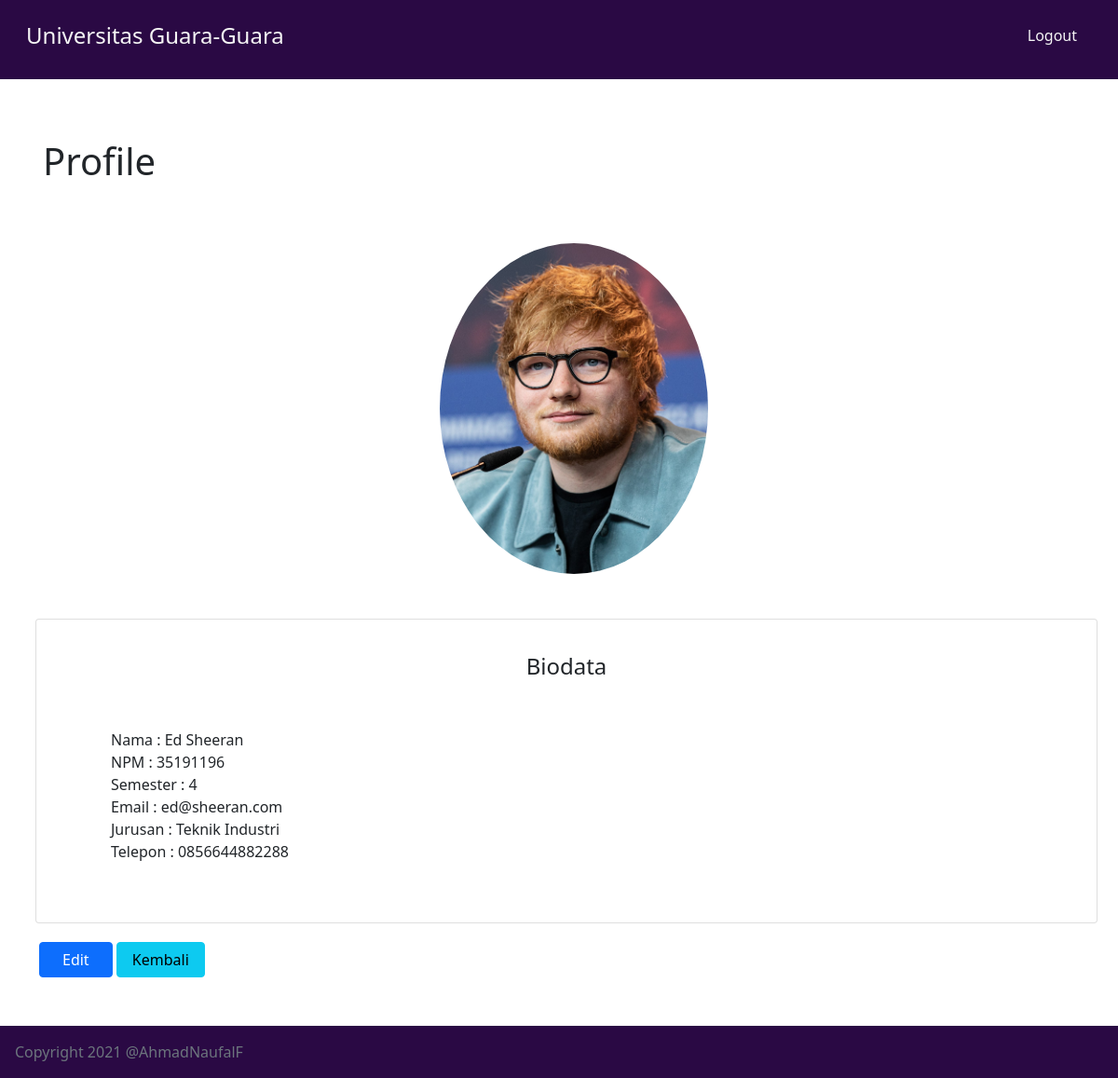
Page /profile.php?id=6 (signed in) on the committed database.
### tables this page shows
CREATE TABLE `mahasiswa` (
  `id` int(11) NOT NULL,
  `nama` varchar(200) NOT NULL,
  `npm` char(8) NOT NULL,
  `semester` char(2) NOT NULL,
  `email` varchar(100) NOT NULL,
  `jurusan` varchar(100) NOT NULL,
  `telepon` char(13) NOT NULL,
  `gambar` varchar(100) NOT NULL
);

### functions.php (called while the page is built, shortened)
<?php
$conn = mysqli_connect("localhost", "root", "", "guara_db");
function query($query)
{
    global $conn;
    $result = mysqli_query($conn, $query);
    $rows = [];
    while ($row = mysqli_fetch_assoc($result)) {
        $rows[] = $row;
    }
    return $rows;
}

### profile.php (the view, shortened to what this page needs)
<?php
require 'functions.php';
$id = $_GET['id'];
$mhs = query("SELECT * FROM mahasiswa WHERE id = $id")[0];
?>
<!DOCTYPE html>
<html lang="en">
<head>
    <link href="https://cdn.jsdelivr.net/npm/bootstrap@5.1.0/dist/css/bootstrap.min.css" rel="stylesheet">
</head>
<body>
    <nav class="navbar sticky-top navbar-light" style="background-color: #2A0944;">
        <div class="container-fluid">
            <a class="navbar-brand p-3 d-inline-flex" href="#">
                <h4 style="color: whitesmoke;">Universitas Guara-Guara</h4>
            </a>
            <a class="navbar-brand p-3 d-inline-flex" href="logout.php">
                <h6 style="color: whitesmoke;">Logout</h6>
            </a>
        </div>
    </nav>
    <section>
        <div class="container">
            <div class="row my-5">
                <div class="d-flex justify-content-start m-2 p-2">
                    <h1 class="mb-2">Profile</h1>
                </div>
                <div class="col-md-12 m-3 p-4">
                    <img src="img/<?= $mhs['gambar']; ?>" class="card-img-top" alt="Profile-image" style="width: 18rem; border-radius: 50%; display:block; margin-left:auto; margin-right:auto;">
                </div>
                <div class="card d-inline-flex col-md-12 m-2 p-4">
                    <div class="m-1 p-2">
                        <h4 class="text-center pb-2">Biodata</h4>
                    </div>
                    <div class="card-body m-3 p-2">
                        <ul style="list-style-type:none;">
                            <li>Nama : <?= $mhs['nama']; ?></li>
                            <li>NPM : <?= $mhs['npm']; ?></li>
                            <li>Semester : <?= $mhs['semester']; ?></li>
                            <li>Email : <?= $mhs['email']; ?></li>
                            <li>Jurusan : <?= $mhs['jurusan']; ?></li>
                            <li>Telepon : <?= $mhs['telepon']; ?></li>
                        </ul>
                    </div>
                </div>
                <div class="col-md-12 mt-2">
                    <a href="edit.php?id=<?= $mhs['id']; ?>" class="btn btn-primary px-4 my-1">
                        Edit
                    </a>
                    <a href="index.php" class="btn btn-info px-3 my-1">
                        Kembali
                    </a>
                </div>
            </div>
        </div>
    </section>
    <footer class="footer mt-auto bg-light">
        <div class="container-fluid p-3" style="background-color: #2A0944;">
            <span class="text-muted">Copyright 2021 @AhmadNaufalF</span>
        </div>
    </footer>
</body>
</html>

### rows in the picture
mahasiswa: gambar (picture), nama "Ed Sheeran", npm "35191196", semester "4", email "ed@sheeran.com", jurusan "Teknik Industri", telepon "0856644882288"
